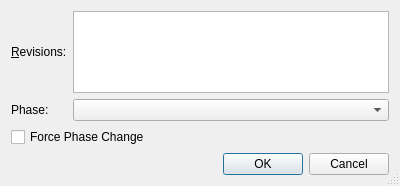
<?xml version="1.0" encoding="UTF-8"?>
<ui version="4.0">
 <class>HgPhaseDialog</class>
 <widget class="QDialog" name="HgPhaseDialog">
  <property name="geometry">
   <rect>
    <x>0</x>
    <y>0</y>
    <width>400</width>
    <height>186</height>
   </rect>
  </property>
  <property name="windowTitle">
   <string>Mercurial Phases</string>
  </property>
  <property name="sizeGripEnabled">
   <bool>true</bool>
  </property>
  <layout class="QGridLayout" name="gridLayout">
   <item row="0" column="0">
    <widget class="QLabel" name="label_5">
     <property name="text">
      <string>&amp;Revisions:</string>
     </property>
     <property name="buddy">
      <cstring>revisionsEdit</cstring>
     </property>
    </widget>
   </item>
   <item row="0" column="1">
    <widget class="QPlainTextEdit" name="revisionsEdit">
     <property name="toolTip">
      <string>Enter changesets by number, id, range or revset expression one per line</string>
     </property>
     <property name="tabChangesFocus">
      <bool>true</bool>
     </property>
     <property name="lineWrapMode">
      <enum>QPlainTextEdit::NoWrap</enum>
     </property>
    </widget>
   </item>
   <item row="1" column="0">
    <widget class="QLabel" name="label">
     <property name="text">
      <string>Phase:</string>
     </property>
    </widget>
   </item>
   <item row="1" column="1">
    <widget class="QComboBox" name="phaseCombo">
     <property name="toolTip">
      <string>Select the phase to be set for the specified revisions</string>
     </property>
    </widget>
   </item>
   <item row="2" column="0" colspan="2">
    <widget class="QCheckBox" name="forceCheckBox">
     <property name="toolTip">
      <string>Select to force the phase change</string>
     </property>
     <property name="text">
      <string>Force Phase Change</string>
     </property>
    </widget>
   </item>
   <item row="3" column="0" colspan="2">
    <widget class="QDialogButtonBox" name="buttonBox">
     <property name="orientation">
      <enum>Qt::Horizontal</enum>
     </property>
     <property name="standardButtons">
      <set>QDialogButtonBox::Cancel|QDialogButtonBox::Ok</set>
     </property>
    </widget>
   </item>
  </layout>
 </widget>
 <tabstops>
  <tabstop>revisionsEdit</tabstop>
  <tabstop>phaseCombo</tabstop>
  <tabstop>forceCheckBox</tabstop>
  <tabstop>buttonBox</tabstop>
 </tabstops>
 <resources/>
 <connections>
  <connection>
   <sender>buttonBox</sender>
   <signal>accepted()</signal>
   <receiver>HgPhaseDialog</receiver>
   <slot>accept()</slot>
   <hints>
    <hint type="sourcelabel">
     <x>248</x>
     <y>254</y>
    </hint>
    <hint type="destinationlabel">
     <x>157</x>
     <y>274</y>
    </hint>
   </hints>
  </connection>
  <connection>
   <sender>buttonBox</sender>
   <signal>rejected()</signal>
   <receiver>HgPhaseDialog</receiver>
   <slot>reject()</slot>
   <hints>
    <hint type="sourcelabel">
     <x>316</x>
     <y>260</y>
    </hint>
    <hint type="destinationlabel">
     <x>286</x>
     <y>274</y>
    </hint>
   </hints>
  </connection>
 </connections>
</ui>
